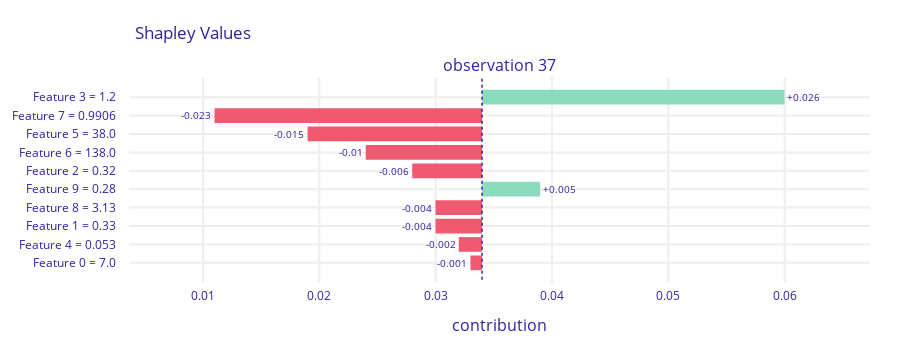

Write notebook code for a chart like this one.
### Markdown cell above
### A.6. Do the results differ across the two packages selected in point A.3 (how)?

Let's compare two results for observation 37, which I believe is representational enough.

### Code cell
plot_dalex_attributions_for_observations([37])

### Figure 1 — Plotly figure (JSON) as saved in the notebook; plotly's stock layout.template omitted (floating-point values rounded to 4 significant figures)
{"data": [{"base": 0.03399, "hoverinfo": "text", "hoverlabel": {"bgcolor": "rgba(0,0,0,0.8)"}, "hovertext": ["Average response: 0.034<br>Prediction: 0.0<br>Feature 3 = 1.2<br>increases average response <br>by 0.026", "Average response: 0.034<br>Prediction: 0.0<br>Feature 7 = 0.9906<br>decreases average response <br>by 0.023", "Average response: 0.034<br>Prediction: 0.0<br>Feature 5 = 38.0<br>decreases average response <br>by 0.015", "Average response: 0.034<br>Prediction: 0.0<br>Feature 6 = 138.0<br>decreases average response <br>by 0.01", "Average response: 0.034<br>Prediction: 0.0<br>Feature 2 = 0.32<br>decreases average response <br>by 0.006", "Average response: 0.034<br>Prediction: 0.0<br>Feature 9 = 0.28<br>increases average response <br>by 0.005", "Average response: 0.034<br>Prediction: 0.0<br>Feature 8 = 3.13<br>decreases average response <br>by 0.004", "Average response: 0.034<br>Prediction: 0.0<br>Feature 1 = 0.33<br>decreases average response <br>by 0.004", "Average response: 0.034<br>Prediction: 0.0<br>Feature 4 = 0.053<br>decreases average response <br>by 0.002", "Average response: 0.034<br>Prediction: 0.0<br>Feature 0 = 7.0<br>decreases average response <br>by 0.001"], "marker": {"color": ["#8bdcbe", "#f05a71", "#f05a71", "#f05a71", "#f05a71", "#8bdcbe", "#f05a71", "#f05a71", "#f05a71", "#f05a71"]}, "orientation": "h", "showlegend": false, "text": ["+0.026", "-0.023", "-0.015", "-0.01", "-0.006", "+0.005", "-0.004", "-0.004", "-0.002", "-0.001"], "textposition": "outside", "x": [0.026, -0.023, -0.015, -0.01, -0.006, 0.005, -0.004, -0.004, -0.002, -0.001], "y": ["Feature 3 = 1.2", "Feature 7 = 0.9906", "Feature 5 = 38.0", "Feature 6 = 138.0", "Feature 2 = 0.32", "Feature 9 = 0.28", "Feature 8 = 3.13", "Feature 1 = 0.33", "Feature 4 = 0.053", "Feature 0 = 7.0"], "type": "bar", "xaxis": "x", "yaxis": "y"}], "layout": {"xaxis": {"anchor": "y", "domain": [0.0, 1.0], "type": "linear", "gridwidth": 2, "zeroline": false, "automargin": true, "ticks": "outside", "tickcolor": "white", "ticklen": 3, "fixedrange": true, "range": [0.003637, 0.06734]}, "yaxis": {"anchor": "x", "domain": [0.0, 1.0], "type": "category", "autorange": "reversed", "gridwidth": 2, "automargin": true, "ticks": "outside", "tickcolor": "white", "ticklen": 10, "fixedrange": true}, "annotations": [{"font": {"size": 16}, "showarrow": false, "text": "observation 37", "x": 0.5, "xanchor": "center", "xref": "paper", "y": 1.0, "yanchor": "bottom", "yref": "paper"}, {"font": {"size": 16}, "showarrow": false, "text": "contribution", "x": 0.5, "xanchor": "center", "xref": "paper", "y": 0, "yanchor": "top", "yref": "paper", "yshift": -30}], "shapes": [{"line": {"color": "#371ea3", "dash": "dot", "width": 1.5}, "type": "line", "x0": 0.03399, "x1": 0.03399, "xref": "x", "y0": -1, "y1": 10, "yref": "y"}], "title": {"text": "Shapley Values", "x": 0.15}, "font": {"color": "#371ea3"}, "margin": {"t": 78, "b": 71, "r": 30}, "height": 353.0}}
